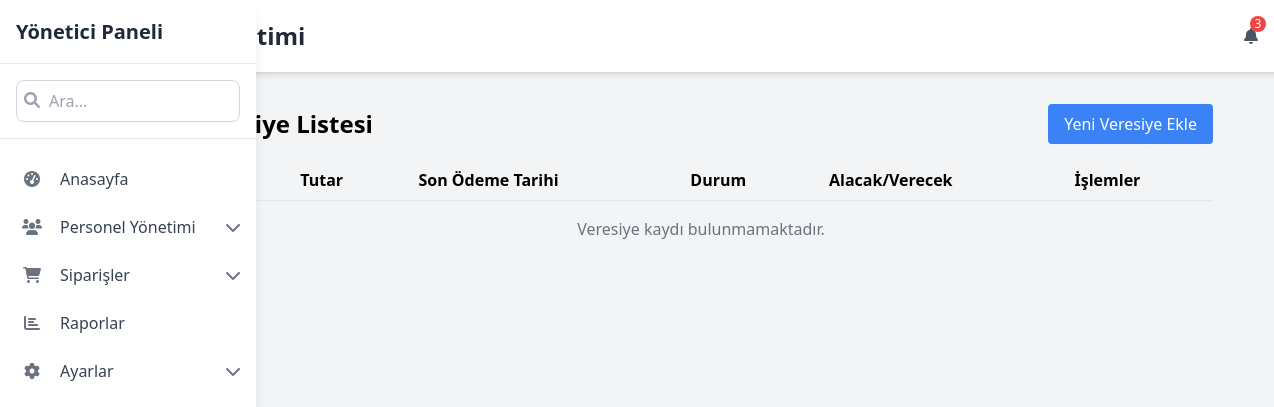
The page /finance/veresiye/ on the database as committed earlier.
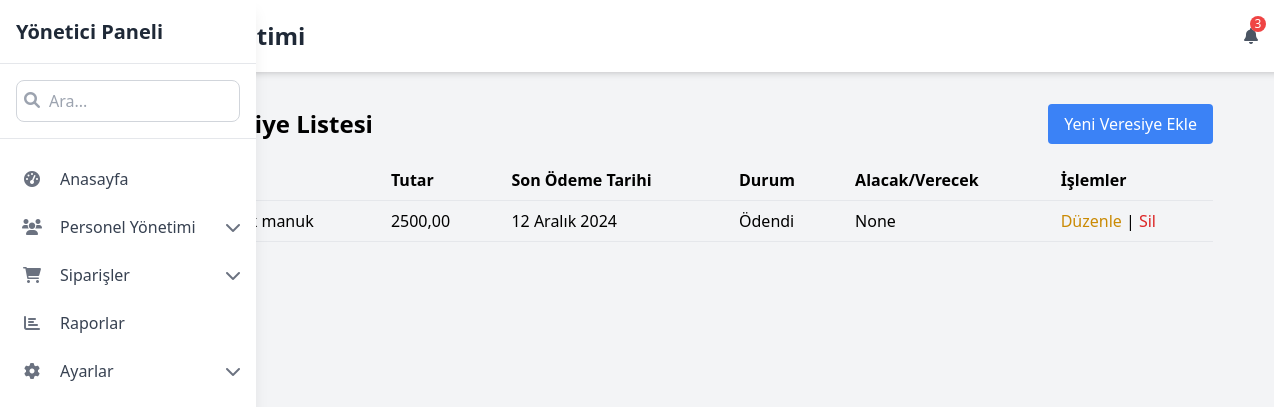
The same page on the database as committed later.
### finance/models.py (models this page shows, shortened)
class Veresiye(models.Model):
    kişi = models.CharField(max_length=255)
    tutar = models.DecimalField(max_digits=10, decimal_places=2)
    son_odeme_tarihi = models.DateField()
    durum = models.BooleanField(default=False)
    alacak_verecek = models.OneToOneField(AlacakVerecek, on_delete=models.CASCADE, null=True, blank=True)

### finance/views.py (the view)
# urls.py: path('veresiye/', views.VeresiyeListView.as_view(), name='veresiye_listesi'),
class VeresiyeListView(ListView):
    model = Veresiye
    template_name = 'finance/veresiye/veresiye_list.html'
    context_object_name = 'veresiye_list'

### finance/templates/finance/veresiye/veresiye_list.html
{% extends "finance/base_finance.html" %}
{% block finance_content %}
<div class="flex items-center justify-between mb-4">
  <h1 class="text-2xl font-bold">Veresiye Listesi</h1>
  <a href="{% url 'finance:veresiye_olustur' %}" class="bg-blue-500 text-white px-4 py-2 rounded hover:bg-blue-600 transition">
    Yeni Veresiye Ekle
  </a>
</div>
<table class="min-w-full border-collapse">
  <thead>
    <tr>
      <th class="border-b px-4 py-2 text-left">Kişi</th>
      <th class="border-b px-4 py-2 text-left">Tutar</th>
      <th class="border-b px-4 py-2 text-left">Son Ödeme Tarihi</th>
      <th class="border-b px-4 py-2 text-left">Durum</th>
      <th class="border-b px-4 py-2 text-left">Alacak/Verecek</th>
      <th class="border-b px-4 py-2 text-left">İşlemler</th>
    </tr>
  </thead>
  <tbody>
    {% for veresiye in veresiye_list %}
    <tr class="hover:bg-gray-100">
      <td class="border-b px-4 py-2">{{ veresiye.kişi }}</td>
      <td class="border-b px-4 py-2">{{ veresiye.tutar }}</td>
      <td class="border-b px-4 py-2">{{ veresiye.son_odeme_tarihi }}</td>
      <td class="border-b px-4 py-2">{{ veresiye.durum|yesno:"Ödendi,Ödenmedi" }}</td>
      <td class="border-b px-4 py-2">{{ veresiye.alacak_verecek }}</td>
      <td class="border-b px-4 py-2">
        <a href="{% url 'finance:veresiye_guncelle' veresiye.pk %}" class="text-yellow-600 hover:underline">Düzenle</a> |
        <a href="{% url 'finance:veresiye_sil' veresiye.pk %}" class="text-red-600 hover:underline">Sil</a>
      </td>
    </tr>
    {% empty %}
    <tr>
      <td colspan="6" class="text-center py-4 text-gray-500">Veresiye kaydı bulunmamaktadır.</td>
    </tr>
    {% endfor %}
  </tbody>
</table>
{% endblock %}

Rows that differ between the two databases and show on the page:
added Veresiye: kişi "manuk manuk", tutar "2500,00", son_odeme_tarihi "12 Aralık 2024", durum "Ödendi", alacak_verecek "None"
Other text that changed with them:
text no longer shown: "Veresiye kaydı bulunmamaktadır."
